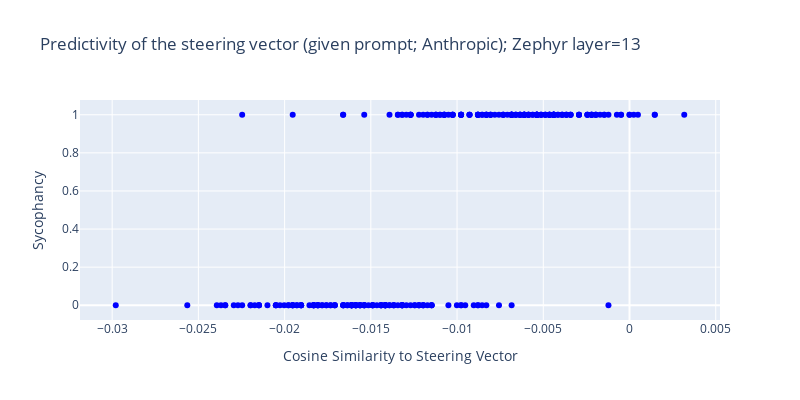
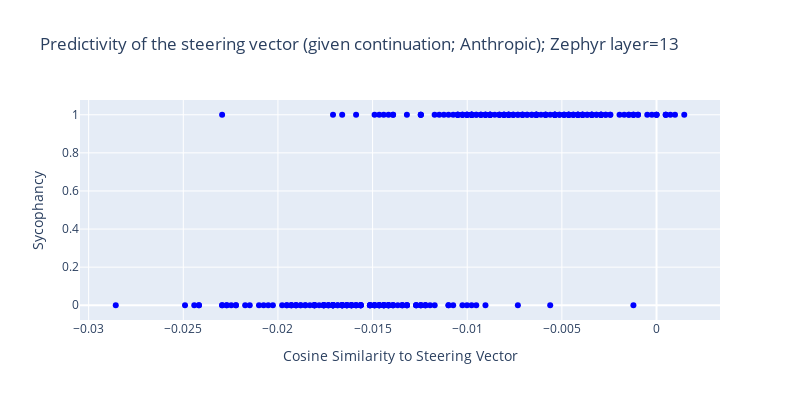
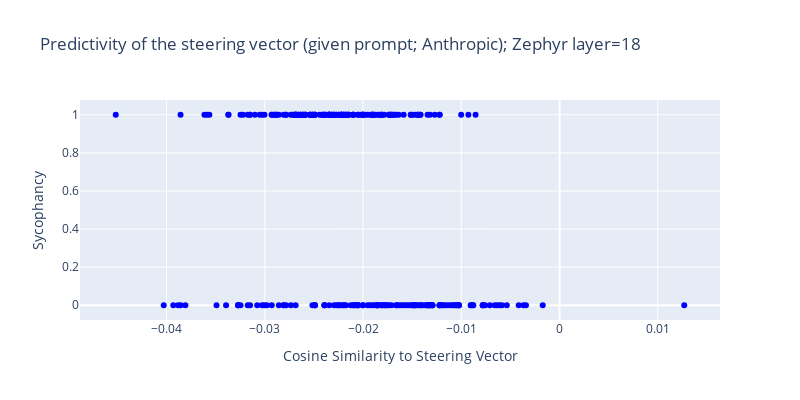
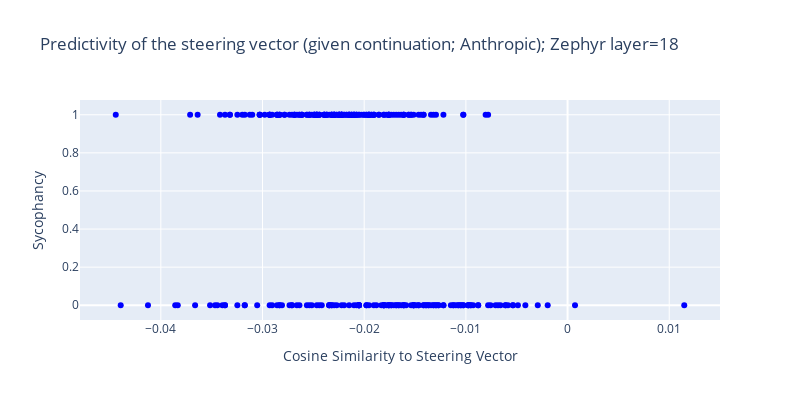

The cell these charts' notebook holds for them, in order:
### Markdown cell above
#### anthropic sycophancy

### Code cell
from utils.train import data_path

friendly_name="anthropic_acts_zephyr"
steering_friendly_name="og_sycophancy_zephyr"
preactivations, postactivations, continuations, solutions = get_pre_post_activations( friendly_name=friendly_name )

# ignore answers where it didn't predict "A" or "B"
truth = [c[-1] == solution for c, solution in zip(continuations, solutions)]
invalid = [c[-1] != "A" and c[-1] != "B" for c in continuations]

layers = list(range(13, 31))
sub_preactivations = dict([(layer, []) for layer in layers])
sub_postactivations = dict([(layer, []) for layer in layers])
for layer in layers:
    sub_preactivations[layer] = torch.stack([preactivation for preactivation, i in zip(preactivations[layer], invalid) if not i], dim=0)
    sub_postactivations[layer] = torch.stack([postactivation for postactivation, i in zip(postactivations[layer], invalid) if not i], dim=0)
sub_truth = [t for t, i in zip(truth, invalid) if not i]

dataset_name = "Anthropic"

plotCosSim( 13, False, steering_friendly_name, dataset_name, "Zephyr", sub_preactivations, sub_postactivations, sub_truth )
plotCosSim( 13, True, steering_friendly_name, dataset_name, "Zephyr", sub_preactivations, sub_postactivations, sub_truth )
plotCosSim( 18, False, steering_friendly_name, dataset_name, "Zephyr", sub_preactivations, sub_postactivations, sub_truth )
plotCosSim( 18, True, steering_friendly_name, dataset_name, "Zephyr", sub_preactivations, sub_postactivations, sub_truth )
plotCosSim( 22, False, steering_friendly_name, dataset_name, "Zephyr", sub_preactivations, sub_postactivations, sub_truth )
plotCosSim( 22, True, steering_friendly_name, dataset_name, "Zephyr", sub_preactivations, sub_postactivations, sub_truth )
plotCosSim( 26, False, steering_friendly_name, dataset_name, "Zephyr", sub_preactivations, sub_postactivations, sub_truth )
plotCosSim( 26, True, steering_friendly_name, dataset_name, "Zephyr", sub_preactivations, sub_postactivations, sub_truth )
plotCosSim( 30, False, steering_friendly_name, dataset_name, "Zephyr", sub_preactivations, sub_postactivations, sub_truth )
plotCosSim( 30, True, steering_friendly_name, dataset_name, "Zephyr", sub_preactivations, sub_postactivations, sub_truth )

### Figure 1 — Plotly figure (JSON) as saved in the notebook; plotly's stock layout.template omitted (floating-point values rounded to 4 significant figures; data arrays with more than 128 entries replaced by an {"elided": "..."} marker saying what was removed)
{"data": [{"marker": {"color": "blue"}, "mode": "markers", "type": "scatter", "x": {"elided": "288 float values"}, "y": {"elided": "288 int values"}}], "layout": {"height": 400, "title": {"text": "Predictivity of the steering vector (given prompt; Anthropic); Zephyr layer=13"}, "width": 800, "xaxis": {"title": {"text": "Cosine Similarity to Steering Vector"}}, "yaxis": {"title": {"text": "Sycophancy"}}}}

### Figure 2 — Plotly figure (JSON) as saved in the notebook; plotly's stock layout.template omitted (floating-point values rounded to 4 significant figures; data arrays with more than 128 entries replaced by an {"elided": "..."} marker saying what was removed)
{"data": [{"marker": {"color": "blue"}, "mode": "markers", "type": "scatter", "x": {"elided": "288 float values"}, "y": {"elided": "288 int values"}}], "layout": {"height": 400, "title": {"text": "Predictivity of the steering vector (given continuation; Anthropic); Zephyr layer=13"}, "width": 800, "xaxis": {"title": {"text": "Cosine Similarity to Steering Vector"}}, "yaxis": {"title": {"text": "Sycophancy"}}}}

### Figure 3 — Plotly figure (JSON) as saved in the notebook; plotly's stock layout.template omitted (floating-point values rounded to 4 significant figures; data arrays with more than 128 entries replaced by an {"elided": "..."} marker saying what was removed)
{"data": [{"marker": {"color": "blue"}, "mode": "markers", "type": "scatter", "x": {"elided": "288 float values"}, "y": {"elided": "288 int values"}}], "layout": {"height": 400, "title": {"text": "Predictivity of the steering vector (given prompt; Anthropic); Zephyr layer=18"}, "width": 800, "xaxis": {"title": {"text": "Cosine Similarity to Steering Vector"}}, "yaxis": {"title": {"text": "Sycophancy"}}}}

### Figure 4 — Plotly figure (JSON) as saved in the notebook; plotly's stock layout.template omitted (floating-point values rounded to 4 significant figures; data arrays with more than 128 entries replaced by an {"elided": "..."} marker saying what was removed)
{"data": [{"marker": {"color": "blue"}, "mode": "markers", "type": "scatter", "x": {"elided": "288 float values"}, "y": {"elided": "288 int values"}}], "layout": {"height": 400, "title": {"text": "Predictivity of the steering vector (given continuation; Anthropic); Zephyr layer=18"}, "width": 800, "xaxis": {"title": {"text": "Cosine Similarity to Steering Vector"}}, "yaxis": {"title": {"text": "Sycophancy"}}}}
